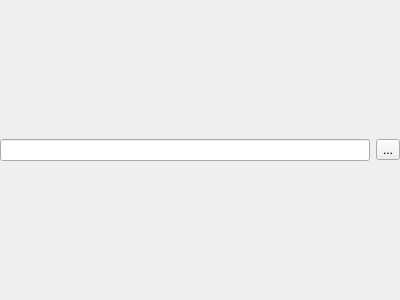
<?xml version="1.0" encoding="UTF-8"?>
<ui version="4.0">
 <class>FileSelectorLine</class>
 <widget class="QWidget" name="FileSelectorLine">
  <property name="geometry">
   <rect>
    <x>0</x>
    <y>0</y>
    <width>400</width>
    <height>300</height>
   </rect>
  </property>
  <property name="windowTitle">
   <string>Form</string>
  </property>
  <layout class="QVBoxLayout" name="verticalLayout">
   <property name="margin">
    <number>0</number>
   </property>
   <item>
    <layout class="QHBoxLayout" name="horizontalLayout">
     <item>
      <widget class="QLineEdit" name="lineEdit">
       <property name="text">
        <string/>
       </property>
      </widget>
     </item>
     <item>
      <widget class="QToolButton" name="toolButton">
       <property name="text">
        <string>...</string>
       </property>
      </widget>
     </item>
    </layout>
   </item>
  </layout>
 </widget>
 <resources/>
 <connections/>
</ui>
